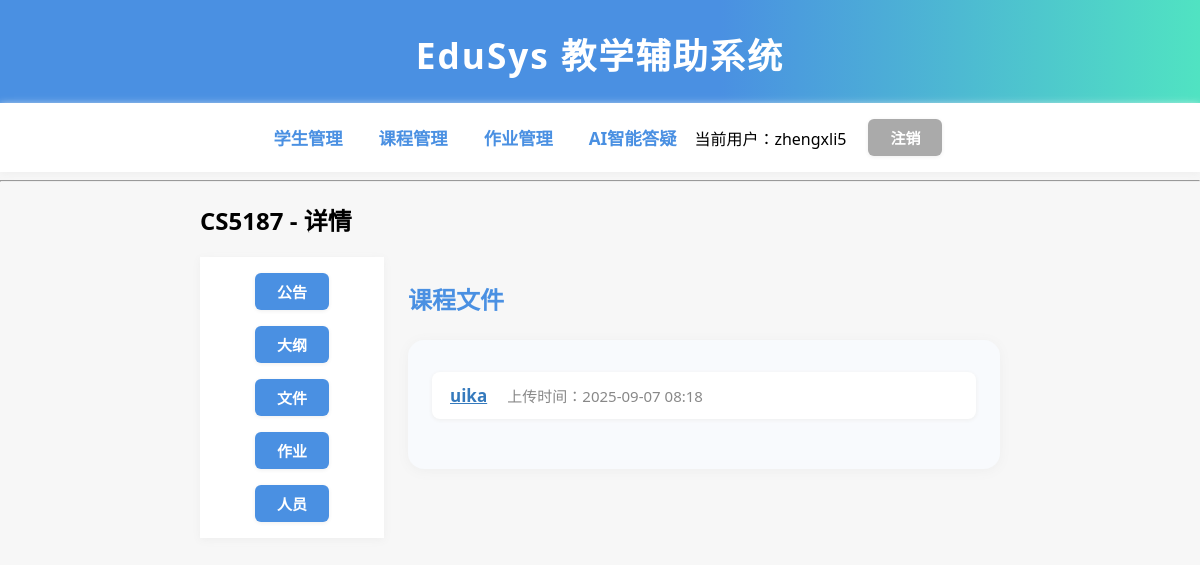
/courses/1/files/ (signed in), run on the app's committed database.
### users/models.py (models this page shows, shortened)
class User(AbstractUser):
	user_id = models.CharField(max_length=20, unique=True, verbose_name='学号/工号')

### courses/models.py (models this page shows, shortened)
class Course(models.Model):
	name = models.CharField(max_length=100, verbose_name='课程名称')
	teacher = models.CharField(max_length=50, verbose_name='授课教师')
	students = models.ManyToManyField(Student, blank=True, related_name='courses', verbose_name='学生列表')
	outline = models.TextField(blank=True, verbose_name='课程大纲')

class CourseFile(models.Model):
	course = models.ForeignKey(Course, on_delete=models.CASCADE, related_name='files')
	file = models.FileField(upload_to='course_files/')
	name = models.CharField(max_length=100, verbose_name='文件名')
	uploaded_at = models.DateTimeField(auto_now_add=True)

### courses/views.py (the view)
# urls.py: path('<int:course_id>/files/', views.course_files, name='course_files'),
def course_files(request, course_id):
	course = get_object_or_404(Course, id=course_id)
	from .models import CourseFile
	is_teacher = request.user.is_authenticated and (request.user.is_superuser or request.user.username == course.teacher)
	files = course.files.order_by('-uploaded_at')
	if request.method == 'POST' and is_teacher and 'upload_file' in request.FILES:
		upload = request.FILES['upload_file']
		name = request.POST.get('file_name', upload.name)
		CourseFile.objects.create(course=course, file=upload, name=name)
		return redirect('course_files', course_id=course.id)
	if request.method == 'POST' and is_teacher and 'delete_file_id' in request.POST:
		file_id = request.POST.get('delete_file_id')
		file_obj = get_object_or_404(CourseFile, id=file_id, course=course)
		file_obj.delete()
		return redirect('course_files', course_id=course.id)
	return render(request, 'courses/course_files.html', {
		'course': course,
		'files': files,
		'is_teacher': is_teacher,
	})

### courses/templates/courses/course_files.html (shortened to what this page needs)
{% extends 'courses/course_detail.html' %}
{% block course_content %}
<h3 style="font-size:24px;color:#4a90e2;margin-bottom:24px;">课程文件</h3>
<div style="max-width:900px;margin:auto;background:#f8fafd;padding:32px 24px;border-radius:16px;box-shadow:0 2px 12px #eee;">
	<ul style="list-style:none;padding:0;margin:0;">
		{% for file in files %}
		<li style="margin-bottom:18px;padding:12px 18px;background:#fff;border-radius:8px;box-shadow:0 1px 4px #eee;display:flex;align-items:center;justify-content:space-between;">
			<div>
				<a href="{{ file.file.url }}" target="_blank" style="font-size:17px;font-weight:bold;color:#357abd;text-decoration:underline;">{{ file.name }}</a>
				<span style="color:#888;margin-left:16px;font-size:15px;">上传时间：{{ file.uploaded_at|date:'Y-m-d H:i' }}</span>
			</div>
		</li>
		{% empty %}
		<li style="color:#aaa;padding:12px 18px;">暂无文件</li>
		{% endfor %}
	</ul>
</div>
{% endblock %}

### courses/templates/courses/course_detail.html
{% extends 'base.html' %}
{% block content %}
<h2>{{ course.name }} - 详情</h2>
<div style="display:flex;gap:24px;">
    <nav style="display:flex;flex-direction:column;gap:12px;min-width:120px;">
    <a href="{% url 'course_announcement' course.id %}" class="btn">公告</a>
    <a href="{% url 'course_outline' course.id %}" class="btn">大纲</a>
    <a href="{% url 'course_files' course.id %}" class="btn">文件</a>
    <a href="{% url 'assignment_list' course.id %}" class="btn">作业</a>
    <a href="{% url 'course_people' course.id %}" class="btn">人员</a>
    </nav>
    <div style="flex:1;">
        {% block course_content %}{% endblock %}
    </div>
</div>
{% endblock %}

### students/templates/base.html (shortened to what this page needs)
<!DOCTYPE html>
<html>
<head>
</head>
<body>
    <h1>EduSys 教学辅助系统</h1>
    {% if '/users/login/' not in request.path and '/users/register/' not in request.path %}
    <nav>
        <a href="/students/">学生管理</a>
        <a href="/courses/">课程管理</a>
        <a href="/assignments/">作业管理</a>
        <a href="/agents/ai-assistant/">AI智能答疑</a>
        {% if request.user.is_authenticated %}
            <span style="margin-right:20px;">当前用户：{{ request.user.username }}</span>
            <a href="/users/logout/" class="btn-cancel">注销</a>
        {% else %}
            <a href="/users/login/">用户登录</a>
        {% endif %}
    </nav>
    {% endif %}
    <hr>
    <div style="max-width: 800px; margin: auto;">
        {% block content %}{% endblock %}
    </div>
</body>
</html>

### students/templates/base.html (style rules this page uses)
body { font-family: 'Segoe UI', Arial, sans-serif; background: #f7f7f7; margin: 0; padding: 0; }
h1 { background: linear-gradient(90deg,#4a90e2 60%,#50e3c2 100%); color: #fff; padding: 28px 0 24px 0; margin: 0; text-align:center; font-size:2.2rem; letter-spacing:2px; box-shadow:0 2px 12px #e0eafc; }
nav { background: #fff; padding: 14px 32px; box-shadow:0 2px 8px #eee; display:flex;align-items:center;justify-content:center;flex-wrap:wrap; }
nav a { margin: 0 18px; color: #4a90e2; text-decoration: none; font-weight: bold; font-size: 1.08rem; transition: color 0.2s; }
.btn, .btn-edit, .btn-delete, .btn-cancel { display: inline-block; padding: 8px 22px; margin: 2px; border-radius: 6px; text-decoration: none; font-size: 15px; font-weight:bold; box-shadow:0 1px 4px #eee; border:none; transition:background 0.2s; }
.btn { background: #4a90e2; color: #fff; }
.btn-cancel { background: #aaa; color: #fff; }

### data on the page
User: user.username "zhengxli5"
Course: name "CS5187"
CourseFile: name "uika", uploaded_at "2025-09-07 08:18"
